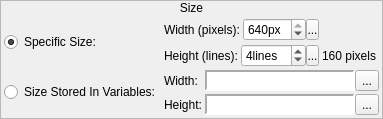
             <widget class="QFrame" name="frame_3">
              <property name="frameShape">
               <enum>QFrame::StyledPanel</enum>
              </property>
              <property name="frameShadow">
               <enum>QFrame::Raised</enum>
              </property>
              <layout class="QVBoxLayout" name="verticalLayout_4">
               <property name="spacing">
                <number>0</number>
               </property>
               <property name="margin">
                <number>0</number>
               </property>
               <item>
                <widget class="QLabel" name="label_3">
                 <property name="sizePolicy">
                  <sizepolicy hsizetype="Preferred" vsizetype="Fixed">
                   <horstretch>0</horstretch>
                   <verstretch>0</verstretch>
                  </sizepolicy>
                 </property>
                 <property name="text">
                  <string>Size</string>
                 </property>
                 <property name="alignment">
                  <set>Qt::AlignCenter</set>
                 </property>
                </widget>
               </item>
               <item>
                <widget class="QWidget" name="widget_4" native="true">
                 <layout class="QHBoxLayout" name="horizontalLayout_9">
                  <property name="spacing">
                   <number>3</number>
                  </property>
                  <property name="margin">
                   <number>3</number>
                  </property>
                  <item>
                   <widget class="QWidget" name="widget_5" native="true">
                    <property name="sizePolicy">
                     <sizepolicy hsizetype="Fixed" vsizetype="Preferred">
                      <horstretch>0</horstretch>
                      <verstretch>0</verstretch>
                     </sizepolicy>
                    </property>
                    <layout class="QVBoxLayout" name="verticalLayout_5">
                     <property name="spacing">
                      <number>3</number>
                     </property>
                     <property name="margin">
                      <number>0</number>
                     </property>
                     <item>
                      <widget class="QWidget" name="widget_15" native="true"/>
                     </item>
                     <item>
                      <widget class="QRadioButton" name="rbSpecificSize">
                       <property name="sizePolicy">
                        <sizepolicy hsizetype="Fixed" vsizetype="Fixed">
                         <horstretch>0</horstretch>
                         <verstretch>0</verstretch>
                        </sizepolicy>
                       </property>
                       <property name="text">
                        <string>Specific Size:</string>
                       </property>
                       <property name="checked">
                        <bool>true</bool>
                       </property>
                      </widget>
                     </item>
                     <item>
                      <widget class="QWidget" name="widget_16" native="true"/>
                     </item>
                     <item>
                      <widget class="QWidget" name="widget_17" native="true"/>
                     </item>
                     <item>
                      <widget class="QRadioButton" name="rbStoredSize">
                       <property name="sizePolicy">
                        <sizepolicy hsizetype="Fixed" vsizetype="Fixed">
                         <horstretch>0</horstretch>
                         <verstretch>0</verstretch>
                        </sizepolicy>
                       </property>
                       <property name="text">
                        <string>Size Stored In Variables:</string>
                       </property>
                      </widget>
                     </item>
                     <item>
                      <widget class="QWidget" name="widget_18" native="true"/>
                     </item>
                    </layout>
                   </widget>
                  </item>
                  <item>
                   <widget class="QWidget" name="widget_19" native="true">
                    <layout class="QVBoxLayout" name="verticalLayout_11">
                     <property name="spacing">
                      <number>3</number>
                     </property>
                     <property name="margin">
                      <number>0</number>
                     </property>
                     <item>
                      <widget class="QWidget" name="widget_37" native="true">
                       <layout class="QHBoxLayout" name="horizontalLayout_29">
                        <property name="spacing">
                         <number>3</number>
                        </property>
                        <property name="margin">
                         <number>0</number>
                        </property>
                        <item>
                         <widget class="QWidget" name="wSize" native="true">
                          <property name="sizePolicy">
                           <sizepolicy hsizetype="Fixed" vsizetype="Preferred">
                            <horstretch>0</horstretch>
                            <verstretch>0</verstretch>
                           </sizepolicy>
                          </property>
                          <layout class="QVBoxLayout" name="verticalLayout_12">
                           <property name="spacing">
                            <number>3</number>
                           </property>
                           <property name="margin">
                            <number>0</number>
                           </property>
                           <item>
                            <widget class="QWidget" name="widget_49" native="true">
                             <layout class="QHBoxLayout" name="horizontalLayout_10">
                              <property name="spacing">
                               <number>3</number>
                              </property>
                              <property name="margin">
                               <number>0</number>
                              </property>
                              <item>
                               <widget class="QLabel" name="label_4">
                                <property name="sizePolicy">
                                 <sizepolicy hsizetype="Fixed" vsizetype="Preferred">
                                  <horstretch>0</horstretch>
                                  <verstretch>0</verstretch>
                                 </sizepolicy>
                                </property>
                                <property name="text">
                                 <string>Width (pixels):</string>
                                </property>
                               </widget>
                              </item>
                              <item>
                               <widget class="QWidget" name="widget_20" native="true">
                                <layout class="QHBoxLayout" name="horizontalLayout_11">
                                 <property name="spacing">
                                  <number>0</number>
                                 </property>
                                 <property name="margin">
                                  <number>0</number>
                                 </property>
                                 <item>
                                  <widget class="QSpinBox" name="sbWidth">
                                   <property name="sizePolicy">
                                    <sizepolicy hsizetype="Preferred" vsizetype="Fixed">
                                     <horstretch>0</horstretch>
                                     <verstretch>0</verstretch>
                                    </sizepolicy>
                                   </property>
                                   <property name="accelerated">
                                    <bool>true</bool>
                                   </property>
                                   <property name="suffix">
                                    <string>px</string>
                                   </property>
                                   <property name="minimum">
                                    <number>32</number>
                                   </property>
                                   <property name="maximum">
                                    <number>640</number>
                                   </property>
                                   <property name="value">
                                    <number>640</number>
                                   </property>
                                  </widget>
                                 </item>
                                 <item>
                                  <widget class="SpinBoxSideButton" name="bWidthSideButton">
                                   <property name="minimumSize">
                                    <size>
                                     <width>13</width>
                                     <height>21</height>
                                    </size>
                                   </property>
                                   <property name="maximumSize">
                                    <size>
                                     <width>13</width>
                                     <height>21</height>
                                    </size>
                                   </property>
                                   <property name="text">
                                    <string>...</string>
                                   </property>
                                   <property name="icon">
                                    <iconset resource="gui_icons.qrc">
                                     <normaloff>:/icons/spinBoxSideButton.png</normaloff>:/icons/spinBoxSideButton.png</iconset>
                                   </property>
                                   <property name="iconSize">
                                    <size>
                                     <width>8</width>
                                     <height>16</height>
                                    </size>
                                   </property>
                                  </widget>
                                 </item>
                                </layout>
                               </widget>
                              </item>
                             </layout>
                            </widget>
                           </item>
                           <item>
                            <widget class="QWidget" name="widget_48" native="true">
                             <layout class="QHBoxLayout" name="horizontalLayout_12">
                              <property name="spacing">
                               <number>3</number>
                              </property>
                              <property name="margin">
                               <number>0</number>
                              </property>
                              <item>
                               <widget class="QLabel" name="label_10">
                                <property name="sizePolicy">
                                 <sizepolicy hsizetype="Fixed" vsizetype="Preferred">
                                  <horstretch>0</horstretch>
                                  <verstretch>0</verstretch>
                                 </sizepolicy>
                                </property>
                                <property name="text">
                                 <string>Height (lines):</string>
                                </property>
                               </widget>
                              </item>
                              <item>
                               <widget class="QWidget" name="widget_21" native="true">
                                <layout class="QHBoxLayout" name="horizontalLayout_13">
                                 <property name="spacing">
                                  <number>0</number>
                                 </property>
                                 <property name="margin">
                                  <number>0</number>
                                 </property>
                                 <item>
                                  <widget class="QSpinBox" name="sbHeight">
                                   <property name="sizePolicy">
                                    <sizepolicy hsizetype="Preferred" vsizetype="Fixed">
                                     <horstretch>0</horstretch>
                                     <verstretch>0</verstretch>
                                    </sizepolicy>
                                   </property>
                                   <property name="accelerated">
                                    <bool>true</bool>
                                   </property>
                                   <property name="suffix">
                                    <string>lines</string>
                                   </property>
                                   <property name="minimum">
                                    <number>0</number>
                                   </property>
                                   <property name="maximum">
                                    <number>14</number>
                                   </property>
                                   <property name="value">
                                    <number>4</number>
                                   </property>
                                  </widget>
                                 </item>
                                 <item>
                                  <widget class="SpinBoxSideButton" name="bHeightSideButton">
                                   <property name="minimumSize">
                                    <size>
                                     <width>13</width>
                                     <height>21</height>
                                    </size>
                                   </property>
                                   <property name="maximumSize">
                                    <size>
                                     <width>13</width>
                                     <height>21</height>
                                    </size>
                                   </property>
                                   <property name="text">
                                    <string>...</string>
                                   </property>
                                   <property name="icon">
                                    <iconset resource="gui_icons.qrc">
                                     <normaloff>:/icons/spinBoxSideButton.png</normaloff>:/icons/spinBoxSideButton.png</iconset>
                                   </property>
                                   <property name="iconSize">
                                    <size>
                                     <width>8</width>
                                     <height>16</height>
                                    </size>
                                   </property>
                                  </widget>
                                 </item>
                                </layout>
                               </widget>
                              </item>
                             </layout>
                            </widget>
                           </item>
                          </layout>
                         </widget>
                        </item>
                        <item>
                         <widget class="QWidget" name="widget_38" native="true">
                          <layout class="QVBoxLayout" name="verticalLayout_26">
                           <property name="spacing">
                            <number>3</number>
                           </property>
                           <property name="margin">
                            <number>0</number>
                           </property>
                           <item>
                            <widget class="QWidget" name="widget_39" native="true"/>
                           </item>
                           <item>
                            <widget class="QLabel" name="lblHeightPixels">
                             <property name="text">
                              <string>160 pixels</string>
                             </property>
                            </widget>
                           </item>
                          </layout>
                         </widget>
                        </item>
                       </layout>
                      </widget>
                     </item>
                     <item>
                      <widget class="QWidget" name="wSizeVariables" native="true">
                       <layout class="QVBoxLayout" name="verticalLayout_13">
                        <property name="spacing">
                         <number>3</number>
                        </property>
                        <property name="margin">
                         <number>0</number>
                        </property>
                        <item>
                         <widget class="QWidget" name="widget_47" native="true">
                          <layout class="QHBoxLayout" name="horizontalLayout_14">
                           <property name="spacing">
                            <number>3</number>
                           </property>
                           <property name="margin">
                            <number>0</number>
                           </property>
                           <item>
                            <widget class="QLabel" name="label_11">
                             <property name="sizePolicy">
                              <sizepolicy hsizetype="Preferred" vsizetype="Preferred">
                               <horstretch>0</horstretch>
                               <verstretch>0</verstretch>
                              </sizepolicy>
                             </property>
                             <property name="text">
                              <string>Width:</string>
                             </property>
                            </widget>
                           </item>
                           <item>
                            <widget class="QWidget" name="wWidthVariable" native="true">
                             <layout class="QHBoxLayout" name="horizontalLayout_40">
                              <property name="spacing">
                               <number>0</number>
                              </property>
                              <property name="margin">
                               <number>0</number>
                              </property>
                              <item>
                               <widget class="QLabel" name="lblWidthVariable">
                                <property name="sizePolicy">
                                 <sizepolicy hsizetype="Preferred" vsizetype="Preferred">
                                  <horstretch>0</horstretch>
                                  <verstretch>0</verstretch>
                                 </sizepolicy>
                                </property>
                                <property name="minimumSize">
                                 <size>
                                  <width>150</width>
                                  <height>0</height>
                                 </size>
                                </property>
                                <property name="font">
                                 <font>
                                  <family>Monospace</family>
                                 </font>
                                </property>
                                <property name="styleSheet">
                                 <string notr="true">background-color: palette(base);</string>
                                </property>
                                <property name="frameShape">
                                 <enum>QFrame::Panel</enum>
                                </property>
                                <property name="frameShadow">
                                 <enum>QFrame::Sunken</enum>
                                </property>
                                <property name="lineWidth">
                                 <number>2</number>
                                </property>
                                <property name="text">
                                 <string/>
                                </property>
                               </widget>
                              </item>
                              <item>
                               <widget class="QToolButton" name="bBrowseWidthVariables">
                                <property name="text">
                                 <string>...</string>
                                </property>
                                <property name="icon">
                                 <iconset resource="gui_icons.qrc">
                                  <normaloff>:/icons/fileopen.png</normaloff>:/icons/fileopen.png</iconset>
                                </property>
                               </widget>
                              </item>
                             </layout>
                            </widget>
                           </item>
                          </layout>
                         </widget>
                        </item>
                        <item>
                         <widget class="QWidget" name="widget_46" native="true">
                          <layout class="QHBoxLayout" name="horizontalLayout_15">
                           <property name="spacing">
                            <number>3</number>
                           </property>
                           <property name="margin">
                            <number>0</number>
                           </property>
                           <item>
                            <widget class="QLabel" name="label_12">
                             <property name="sizePolicy">
                              <sizepolicy hsizetype="Preferred" vsizetype="Preferred">
                               <horstretch>0</horstretch>
                               <verstretch>0</verstretch>
                              </sizepolicy>
                             </property>
                             <property name="text">
                              <string>Height:</string>
                             </property>
                            </widget>
                           </item>
                           <item>
                            <widget class="QWidget" name="wHeightVariable" native="true">
                             <layout class="QHBoxLayout" name="horizontalLayout_41">
                              <property name="spacing">
                               <number>0</number>
                              </property>
                              <property name="margin">
                               <number>0</number>
                              </property>
                              <item>
                               <widget class="QLabel" name="lblHeightVariable">
                                <property name="sizePolicy">
                                 <sizepolicy hsizetype="Preferred" vsizetype="Preferred">
                                  <horstretch>0</horstretch>
                                  <verstretch>0</verstretch>
                                 </sizepolicy>
                                </property>
                                <property name="minimumSize">
                                 <size>
                                  <width>150</width>
                                  <height>0</height>
                                 </size>
                                </property>
                                <property name="font">
                                 <font>
                                  <family>Monospace</family>
                                 </font>
                                </property>
                                <property name="styleSheet">
                                 <string notr="true">background-color: palette(base);</string>
                                </property>
                                <property name="frameShape">
                                 <enum>QFrame::Panel</enum>
                                </property>
                                <property name="frameShadow">
                                 <enum>QFrame::Sunken</enum>
                                </property>
                                <property name="lineWidth">
                                 <number>2</number>
                                </property>
                                <property name="text">
                                 <string/>
                                </property>
                               </widget>
                              </item>
                              <item>
                               <widget class="QToolButton" name="bBrowseHeightVariables">
                                <property name="text">
                                 <string>...</string>
                                </property>
                                <property name="icon">
                                 <iconset resource="gui_icons.qrc">
                                  <normaloff>:/icons/fileopen.png</normaloff>:/icons/fileopen.png</iconset>
                                </property>
                               </widget>
                              </item>
                             </layout>
                            </widget>
                           </item>
                          </layout>
                         </widget>
                        </item>
                       </layout>
                      </widget>
                     </item>
                    </layout>
                   </widget>
                  </item>
                 </layout>
                </widget>
               </item>
              </layout>
             </widget>
